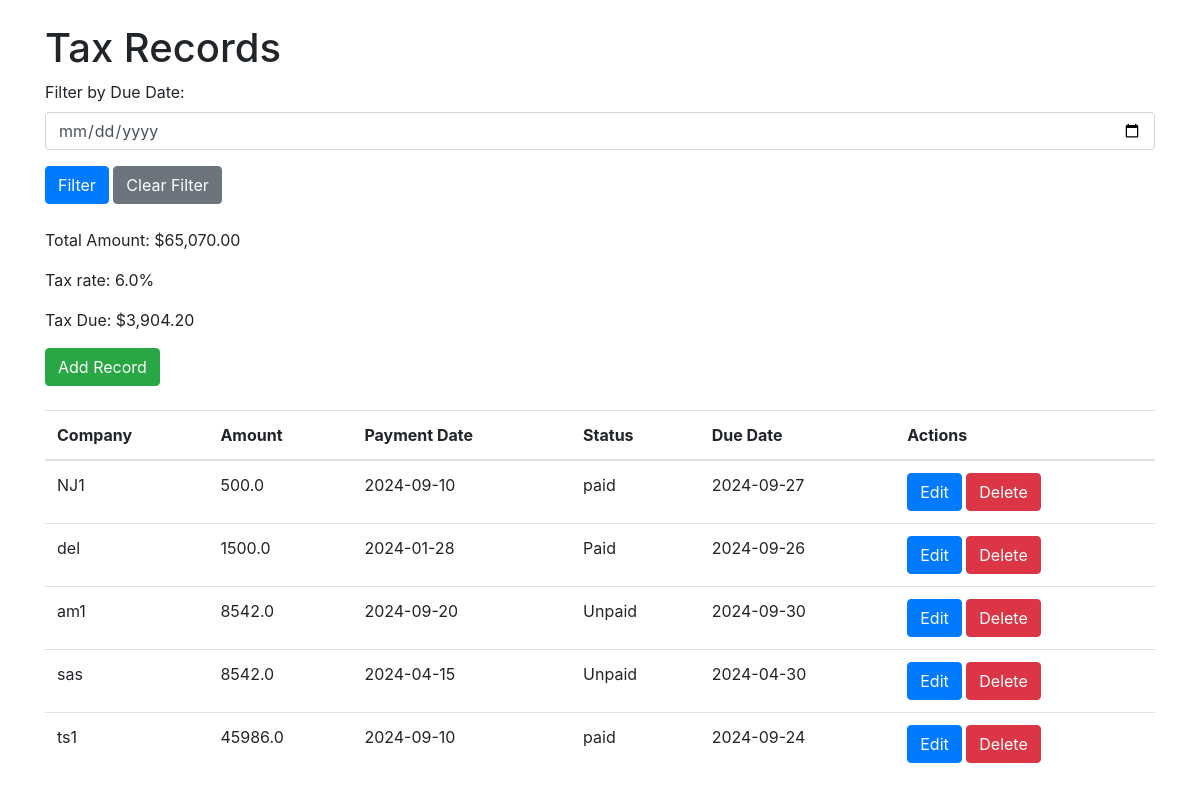
The app's page /index (signed in) with its own data.
### models.py (models this page shows)
class Tax(db.Model):
    __tablename__ = 'tax'
    id = db.Column(db.Integer, primary_key=True)
    company_id = db.Column(db.Integer, db.ForeignKey('company.id'))
    company = db.relationship('Company', backref=db.backref('taxes', lazy=True))
    amount = db.Column(db.Float)
    payment_date = db.Column(db.Date)
    status = db.Column(db.String(50))
    due_date = db.Column(db.Date)

class Company(db.Model):
    __tablename__ = 'company'
    id = db.Column(db.Integer, primary_key=True)
    name = db.Column(db.String(100), unique=True)

### app.py (the view)
@app.route('/index', methods=['GET'])
def index():
    if 'user_id' not in session:
        return redirect(url_for('login')) # Redirect to login if not authenticated
    due_date_filter = request.args.get('due_date')
    if due_date_filter:
        taxes = Tax.query.filter(Tax.due_date == due_date_filter).all()
        total_amount = sum(tax.amount for tax in taxes)
        tax_rate = 0.06
        tax_due = total_amount * tax_rate
    else:
        taxes = Tax.query.all()
        total_amount = db.session.query(func.sum(Tax.amount)).scalar() or 0
        tax_rate = 0.06
        tax_due = total_amount * tax_rate
    return render_template('index.html', taxes=taxes, total_amount=total_amount, tax_rate=tax_rate, tax_due=tax_due)

### templates/index.html (shortened to what this page needs)
<!DOCTYPE html>
<html lang="en">
<head>
    <link rel="stylesheet" href="https://stackpath.bootstrapcdn.com/bootstrap/4.5.2/css/bootstrap.min.css">
</head>
<body>
    <div class="container mt-4">
        <h1>Tax Records</h1>
    <form action="{{ url_for('index') }}" method="GET">
        <div class="form-group">
            <label for="due_date">Filter by Due Date:</label>
            <input type="date" id="due_date" name="due_date" class="form-control">
        </div>
          <button type="submit" class="btn btn-primary">Filter</button>
          <a href="{{ url_for('index') }}" class="btn btn-secondary">Clear Filter</a>
    </form>
         <div class="mt-4">
            <p>Total Amount: ${{ '{:,.2f}'.format(total_amount) }}</p>
            <p>Tax rate: {{ tax_rate * 100 }}%</p>
            <p>Tax Due: ${{ '{:,.2f}'.format(tax_due) }}</p>
         </div>
         <a href="/add" class="btn btn-success">Add Record</a>
        <table class="table mt-4">
            <thead>
                <tr>
                    <th>Company</th>
                    <th>Amount</th>
                    <th>Payment Date</th>
                    <th>Status</th>
                    <th>Due Date</th>
                    <th>Actions</th>
                </tr>
            </thead>
            <tbody>
                {% for tax in taxes %}
                <tr>
                    <td>{{ tax.company.name }}</td>
                    <td>{{ tax.amount }}</td>
                    <td>{{ tax.payment_date.strftime('%Y-%m-%d') if tax.payment_date else '' }}</td>
                    <td>{{ tax.status }}</td>
                    <td>{{ tax.due_date.strftime('%Y-%m-%d') if tax.due_date else '' }}</td>
                    <td>
                        <a href="/edit/{{ tax.id }}" class="btn btn-primary">Edit</a>
                        <form action="/delete/{{ tax.id }}" method="POST" class="delete-form" style="display: inline;">
                            <button type="submit" class="btn btn-danger">Delete</button>
                        </form>
                    </td>
                </tr>
                {% endfor %}
            </tbody>
        </table>
    </div>
</body>
</html>

### records on screen
Tax: company.name "NJ1", amount "500.0", payment_date "2024-09-10", status "paid", due_date "2024-09-27"
Tax: company.name "del", amount "1500.0", payment_date "2024-01-28", status "Paid", due_date "2024-09-26"
Tax: company.name "am1", amount "8542.0", payment_date "2024-09-20", status "Unpaid", due_date "2024-09-30"
Tax: company.name "sas", amount "8542.0", payment_date "2024-04-15", status "Unpaid", due_date "2024-04-30"
Tax: company.name "ts1", amount "45986.0", payment_date "2024-09-10", status "paid", due_date "2024-09-24"

### other values on screen
{{ '{:,.2f}'.format(total_amount) }} "65,070.00"
{{ tax_rate * 100 }} "6.0"
{{ '{:,.2f}'.format(tax_due) }} "3,904.20"
